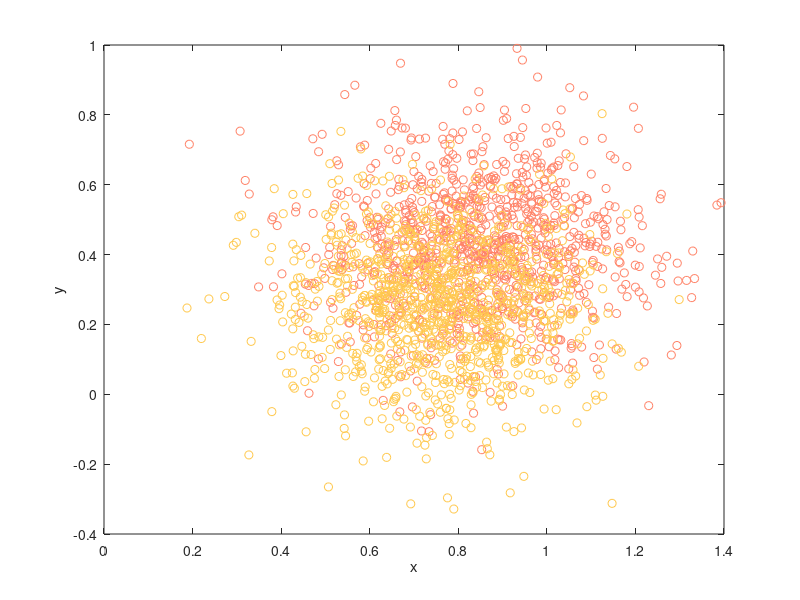

The MATLAB source for this figure: (Note: this script raises an error after producing the figure.)
%%  This is a demo showing how to use this toolbox
%   This experiment is performed on synthetic data

%   Copyright by Quan Wang, 2011/05/10
%   Please cite: Quan Wang. Kernel Principal Component Analysis and its
%   Applications in Face Recognition and Active Shape Models.
%   arXiv:1207.3538 [cs.CV], 2012.

clear;clc;close all;

addpath('../code');

dataDistributionPrefix = "data_gaussian";

N = 2;
ndims = 2;
mu = zeros( N, ndims );
rng('default')  % For reproducibility

for dim = 1:ndims
    firstDim = rand(N,1);
    mu( :, dim ) = firstDim;
end

repval = 1000;
mu = repmat(mu, repval, 1);
sigmaval = 0.03;
Sigma = diag( ones( ndims, 1 )*sigmaval );
data = mvnrnd(mu,Sigma);

figure;

for distVal = 1:N
    colorval = [ 1, rand(), rand() ];

    plot( data( distVal: N : end, 1), data( distVal: N : end, 2),...
        'o', "Color", colorval )
    hold on;
end

% plot( data(2:2:end, 1), data(2:2:end, 2), 'o', "Color","b" )
xlabel('x');
ylabel('y');

Nval = N * repval;

%% standard PCA
d = min( Nval, ndims );
disp('Performing standard PCA...');
[Y1 , pcaEigVector, pcaEigValue] = PCA( data, d );

[X, Y] = ndgrid( linspace(min( data(:, 1) ), max( data( :, 1 ) ), 150),...
    linspace( min( data(:, 2) ), max( data(:, 2) ), 150) );
Z = griddata( data( :, 1 ), data( :, 2 ), Y1( :, 1 ), X, Y, 'cubic');

nlevels = 10;
nPts = 200;
nEigVecs = 2;
withScatter = true;

filenamePrefixPCAContours = "../Plots/" + dataDistributionPrefix +...
    "PCAContours";
% generateProjectionContours( data, Y1, nPts, nEigVecs, nlevels,...
%     filenamePrefixPCAContours, withScatter )

filenameProjections = "../Plots/" + dataDistributionPrefix +...
    "PCAProjections";
plotProjections( Y1, filenameProjections, N )
% figure;
% % plot( Y1( 1:end, 1 ), Y1( 1:end, 2 ), 'b*');
% scatter( data(:, 1), data(:, 2), [], 80*( Y1(:, 1) + 2*abs( min( Y1(:, 1) ) ) ) )
% title('standard PCA');


%% polynomial kernel PCA
para = 5;
d = 2;
disp('Performing polynomial kernel PCA...');
[ Y2 ] = kPCA( data, d, 'poly', para );

nlevels = 20;
nPts = Nval;
nEigVecs = d;
withScatter = false;

filenamePrefixPolyPCAContours = "../Plots/" + dataDistributionPrefix +...
    "PolyPCAContours_deg" + string( para );
% generateProjectionContours( data, Y2, nPts, nEigVecs, nlevels,...
%     filenamePrefixPolyPCAContours, withScatter )

filenameProjections = "../Plots/" + dataDistributionPrefix +...
    "PolyPCAProjections_deg" + string( para );
plotProjections( Y2, filenameProjections, N )
% figure;hold on;
% plot(Y2(1:end,1),Y2(1:end,2),'b*');
% title('polynomial kernel PCA');
% drawnow;

%% Gaussian kernel PCA
d = 2;
DIST = distanceMatrix(data);
DIST( DIST == 0 ) = inf;
DIST = min( DIST );
para = 5 * mean( DIST );
% para = 100000*sigmaval;
disp( 'Performing Gaussian kernel PCA...' );
[Y3, eigVector] = kPCA( data, d, 'gaussian', para );
% figure;hold on;
% plot(Y3(1:end,3),Y3(1:end,24),'b*');
% title('Gaussian kernel PCA');
% drawnow;

nlevels = 20;
nPts = Nval;
nEigVecs = 4;
withScatter = false;

filenamePrefixGaussianPCAContours = "../Plots/" + dataDistributionPrefix +...
    "GaussianPCAContours_sigma" + string( para );
% generateProjectionContours( data, Y3, nPts, nEigVecs, nlevels,...
%     filenamePrefixGaussianPCAContours, withScatter )

filenameProjections = "../Plots/" + dataDistributionPrefix +...
    "GaussianPCAProjections_sigma" + string( para );
plotProjections( Y3, filenameProjections, N, 1, 2 )